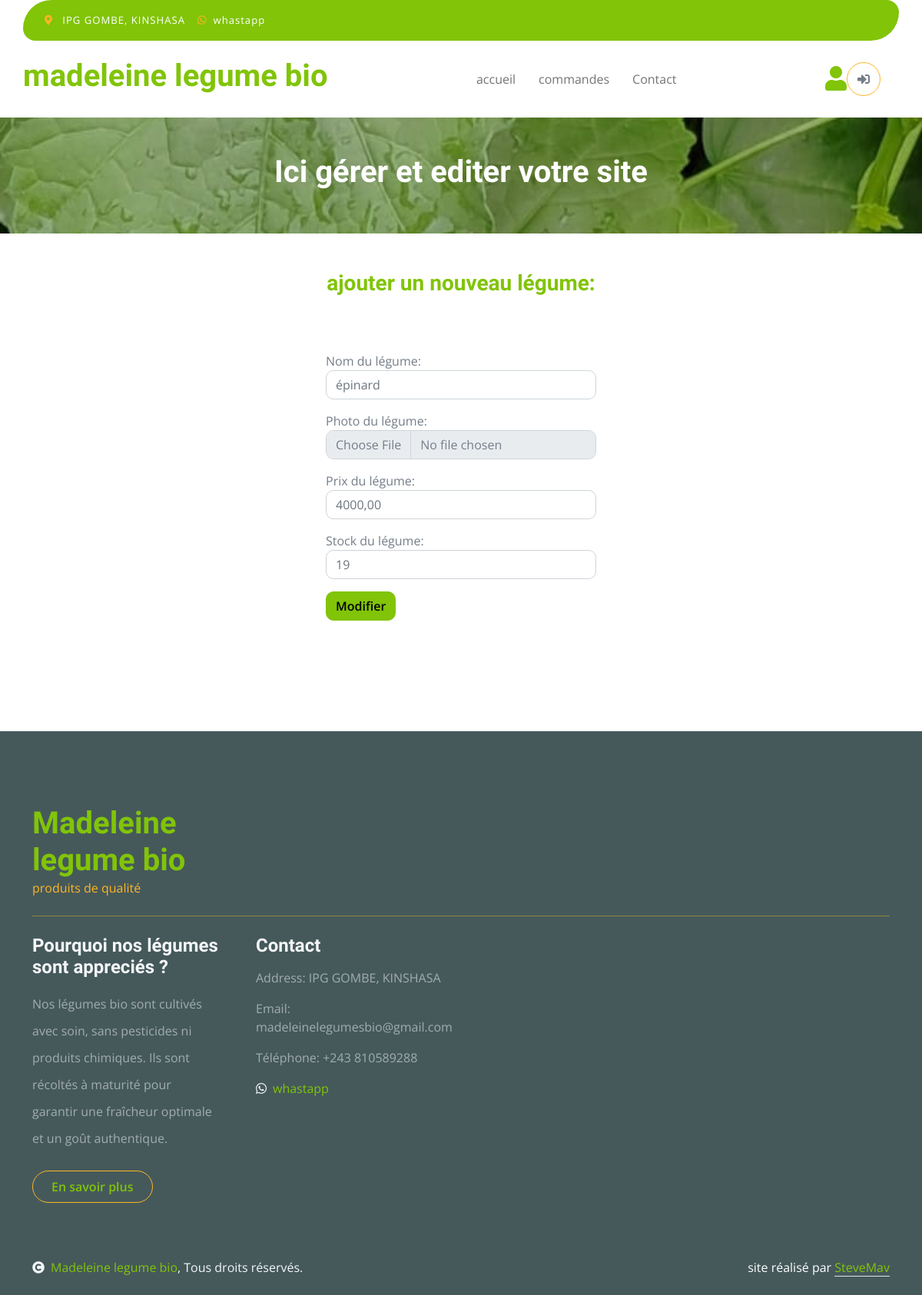
/accounts/editvegetable/1/, run on the app's committed database.
### vegetable_shop/models.py (models this page shows, shortened)
class Vegetable(models.Model):
       name = models.CharField(max_length=100)
       description = models.TextField()
       picture = models.ImageField(upload_to='pictures', blank=True)
       price = models.DecimalField(max_digits=10, decimal_places=2)
       stock = models.IntegerField()
       date_add = models.DateTimeField(auto_now_add=True)

### accounts/views.py (the view, shortened to what this page needs)
# urls.py: path('editvegetable/<int:vegetable_id>/', views.edit_vegetable, name='edit_vegetable'),
def edit_vegetable(request, vegetable_id):
    vegetable = get_object_or_404(Vegetable, id=vegetable_id)
    total_commands = Command.objects.filter(statut='En cours').count()
    return render(request, 'accounts/edit_vegetable.html', {'vegetable': vegetable, 'total_commands': total_commands})

### accounts/templates/accounts/edit_vegetable.html (shortened to what this page needs)
{% load static %}
<!DOCTYPE html>
<html lang="en">
    <head>
        <link rel="stylesheet" href="https://use.fontawesome.com/releases/v5.15.4/css/all.css"/>
        <link href="https://cdn.jsdelivr.net/npm/bootstrap-icons@1.4.1/font/bootstrap-icons.css" rel="stylesheet">
        <link href="https://cdnjs.cloudflare.com/ajax/libs/animate.css/4.1.1/animate.min.css" rel="stylesheet">
        <link href="https://unpkg.com/aos@2.3.1/dist/aos.css" rel="stylesheet">
        <link href="{% static 'css/bootstrap.min.css' %}" rel="stylesheet">
        <link href="{% static 'css/style.css' %}" rel="stylesheet">
    </head>
    <body>
        <div class="container-fluid fixed-top">
            <div class="container topbar bg-primary d-none d-lg-block">
                <div class="d-flex justify-content-between">
                    <div class="top-info ps-2">
                        <small class="me-3"><i class="fas fa-map-marker-alt me-2 text-secondary"></i> <a href="#" class="text-white">IPG GOMBE, KINSHASA</a></small>
                        <small class="me-3"><i class="fab fa-whatsapp me-2 text-secondary"></i><a href="https://wa.me/243810589288" class="text-white">whastapp</a></small>
                    </div>
                </div>
            </div>
            <div class="container px-0">
                <nav class="navbar navbar-light bg-white navbar-expand-xl">
 <a href="/" class="navbar-brand"><h1 class="text-primary display-6 animate__animated animate__fadeInLeft">madeleine legume bio</h1></a>
                    <div class="collapse navbar-collapse bg-white" id="navbarCollapse">
                        <div class="navbar-nav mx-auto">
                            <a href="{% url 'vegetable_shop:index' %}" class="nav-item nav-link animate__animated animate__fadeInDown">accueil</a>
                            {% if user.is_staff %}
                            <a href="{% url 'accounts:seeallcommands' %}" class="nav-item nav-link animate__animated animate__fadeInDown" style="animation-delay: 0.1s;">commandes({{total_commands}})</a>
                            {% else %}
                            <a href="{% url 'vegetable_shop:commands' %}" class="nav-item nav-link animate__animated animate__fadeInDown" style="animation-delay: 0.1s;">commandes</a>
                            {% endif %}
                            <a href="{% url 'vegetable_shop:contact' %}" class="nav-item nav-link animate__animated animate__fadeInDown" style="animation-delay: 0.2s;">Contact</a>
                        </div>
                        <div class="d-flex m-3 me-0">
                            {% if user.is_staff %}
                            <a href="{% url 'accounts:add_user_staff' %}" class="my-auto">
                                <i class="fas fa-user fa-2x"></i>
                            </a>
                            {% else %}
                            <a href="{% url 'accounts:seecommands' %}" class="my-auto">
                                <i class="fas fa-user fa-2x"></i>
                            </a>
                            {% endif %}
                            {% if user.is_authenticated %}
                                {% with icon='fas fa-sign-out-alt' %}
                                    <a href="{% url 'accounts:logout' %}" class="btn-search btn border border-secondary btn-md-square rounded-circle bg-white me-4">
                                        <i class="{{ icon }}"></i>
                                    </a>
                                {% endwith %}
                            {% else %}
                                {% with icon='fas fa-sign-in-alt' %}
                                    <a href="{% url 'accounts:login' %}" class="btn-search btn border border-secondary btn-md-square rounded-circle bg-white me-4">
                                        <i class="{{ icon }}"></i>
                                    </a>
                                {% endwith %}
                            {% endif %}
                        </div>
                    </div>
                </nav>
            </div>
        </div>
                <div class="container-fluid page-header py-5">
                    <h1 class="text-center text-white display-6">Ici gérer et editer votre site</h1>
                </div>
                <div class="container-fluid py-5" id="form-commands">
                    <h3 class="text-center text-primary">ajouter un nouveau légume:</h3>
                    <div class="container py-5">
                        <form method="post" enctype="multipart/form-data">
                            <div class="form-group mt-3">
                                <label for="name">Nom du légume:</label>
                                <input type="text" class="form-control" id="name" name="name" placeholder="{{vegetable.name}}">
                            </div>
                            <div class="form-group mt-3">
                                <label for="picture">Photo du légume:</label>
                                <input type="file" class="form-control" id="picture" name="picture">
                            </div>
                            <div class="form-group mt-3">
                                <label for="price">Prix du légume:</label>
                                <input type="number" class="form-control" id="price" name="price" placeholder="{{vegetable.price}}">
                            </div>
                            <div class="form-group mt-3">
                                <label for="stock">Stock du légume:</label>
                                <input type="number" class="form-control" id="stock" name="stock" placeholder="{{vegetable.stock}}">
                            </div>
                            <button type="submit" class="btn btn-primary mt-3">Modifier</button>
                        </form>
                    </div>
                </div>
        <div class="container-fluid bg-dark text-white-50 footer pt-5 mt-5">
            <div class="container py-5">
                <div class="pb-4 mb-4" style="border-bottom: 1px solid rgba(226, 175, 24, 0.5) ;">
                    <div class="row g-4">
                        <div class="col-lg-3">
                            <a href="#">
                                <h1 class="text-primary mb-0">Madeleine legume bio</h1>
                                <p class="text-secondary mb-0">produits de qualité</p>
                            </a>
                        </div>
                    </div>
                </div>
                <div class="row g-5">
                    <div class="col-lg-3 col-md-6">
                        <div class="footer-item">
                            <h4 class="text-light mb-3">Pourquoi nos légumes sont appreciés ?</h4>
                            <p class="mb-4">Nos légumes bio sont cultivés avec soin, sans pesticides ni produits chimiques. Ils sont récoltés à maturité pour garantir une fraîcheur optimale et un goût authentique.</p>
                            <a href="/commande" class="btn border-secondary py-2 px-4 rounded-pill text-primary">En savoir plus</a>
                        </div>
                    </div>
                    <div class="col-lg-3 col-md-6">
                        <div class="footer-item">
                            <h4 class="text-light mb-3">Contact</h4>
                            <p>Address: IPG GOMBE, KINSHASA</p>
                            <p>Email: madeleinelegumesbio@gmail.com</p>
                            <p>Téléphone: +243 810589288</p>
                            <a href="https://wa.me/243810589288"><i class="fab fa-whatsapp text-light me-2"></i>whastapp</a>
                        </div>
                    </div>
                </div>
            </div>
        </div>
        <div class="container-fluid copyright bg-dark py-4">
            <div class="container">
                <div class="row">
                    <div class="col-md-6 text-center text-md-start mb-3 mb-md-0">
                         <span class="text-light"><a href="{% url 'vegetable_shop:contact' %}"><i class="fas fa-copyright text-light me-2"></i>Madeleine legume bio</a>, Tous droits réservés.</span>                    </div>
                    <div class="col-md-6 my-auto text-center text-md-end text-white">
                        site réalisé par <a class="border-bottom" href="https://stevemav.github.io/portfolio/">SteveMav</a>
                    </div>
                </div>
            </div>
        </div>
</body>
</html>

### static/css/style.css (style rules this page uses)
.btn { font-weight: 600; transition: .5s; }
.btn-md-square { width: 44px; height: 44px; }
.btn-square, .btn-sm-square, .btn-md-square, .btn-lg-square { padding: 0; display: flex; align-items: center; justify-content: center; font-weight: normal; }
.btn.border-secondary { transition: 0.5s; }
.fixed-top { transition: 0.5s; background: var(--bs-white); border: 0; }
.topbar { padding: 20px; border-radius: 230px 100px; }
.topbar .top-info { font-size: 15px; line-height: 0; letter-spacing: 1px; display: flex; align-items: center; }
.navbar .navbar-nav .nav-link { padding: 10px 15px; font-size: 16px; transition: .5s; }
.navbar { height: 100px; border-bottom: 1px solid rgba(255, 255, 255, .1); }
.page-header { position: relative; background: linear-gradient(rgba(0, 0, 0, 0.3), rgba(0, 0, 0, 0.3)), url("/static/images/cart-page-header-img.jpg"); background-position: center center; background-repeat: no-repeat; background-size: cover; }
#form-commands { width: 400px; }
@media (min-width: 992px) { .hero-header, .page-header { margin-top: 152px !important; } }
.footer .footer-item p.mb-4 { line-height: 35px; }

### accounts/templates/accounts/edit_vegetable.html (style rules this page uses)
#form-commands { width: 400px; }

### data on the page
Vegetable: name "épinard", price "4000,00", stock "19"
